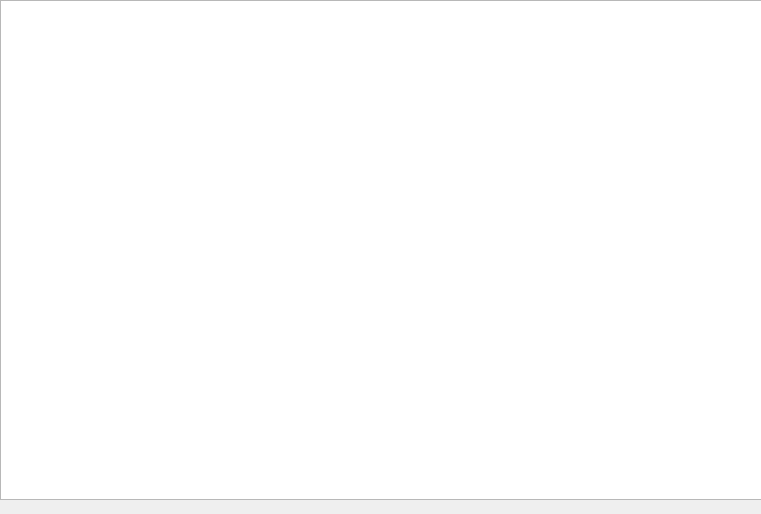
<?xml version="1.0" encoding="UTF-8"?>
<ui version="4.0">
 <class>GameBoard</class>
 <widget class="QWidget" name="GameBoard">
  <property name="geometry">
   <rect>
    <x>0</x>
    <y>0</y>
    <width>761</width>
    <height>514</height>
   </rect>
  </property>
  <property name="windowTitle">
   <string>Form</string>
  </property>
  <property name="styleSheet">
   <string notr="true">qrc:/image/background_image.jpg</string>
  </property>
  <widget class="QGraphicsView" name="graphicsView">
   <property name="geometry">
    <rect>
     <x>0</x>
     <y>0</y>
     <width>800</width>
     <height>500</height>
    </rect>
   </property>
   <property name="minimumSize">
    <size>
     <width>800</width>
     <height>500</height>
    </size>
   </property>
   <property name="maximumSize">
    <size>
     <width>800</width>
     <height>500</height>
    </size>
   </property>
   <property name="styleSheet">
    <string notr="true">background-image:url(:/image/background_image.jpg)</string>
   </property>
  </widget>
 </widget>
 <resources/>
 <connections/>
</ui>
